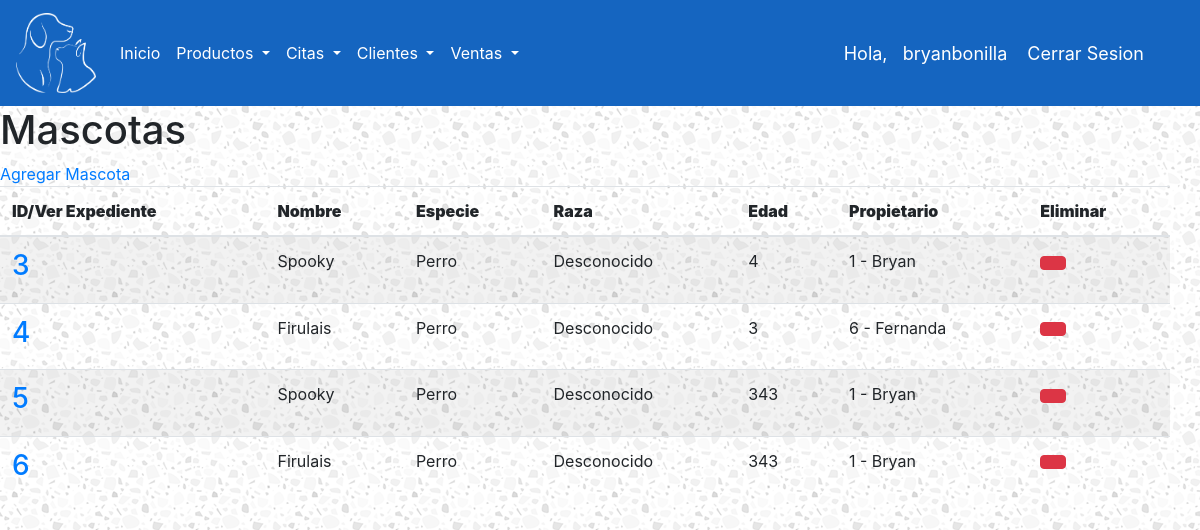
/mascota/ (signed in), run on the app's committed database.
### ControlDeVeterinaria/models.py (models this page shows, shortened)
class Account(AbstractBaseUser):
    ROLES = (
        ('ADMIN','ADMIN'),
        ('EMPLEADO','EMPLEADO'),
    )
    rol = models.CharField(max_length=30, choices=ROLES)
    username = models.CharField(max_length=50, unique=True)
    password = models.CharField(max_length=50)
    is_admin = models.BooleanField(default=False)
    is_staff = models.BooleanField(default=False)
    is_superuser = models.BooleanField(default=False)
    USERNAME_FIELD = 'username'
    REQUIRED_FIELDS = ['rol','password']
    objects = MyAccountManager()
    def __str__(self):
        return self.username

class Mascota(models.Model):
    nombreMascota = models.CharField(max_length=20)
    especie = models.CharField(max_length=20)
    raza = models.CharField(max_length=20)
    edad = models.IntegerField()
    propietario = models.ForeignKey(Propietario, on_delete=models.SET_NULL, null=True)

class Propietario(models.Model):
    nombrePropietario = models.CharField(max_length=30)
    telefonoMovil = models.CharField(max_length=10)
    telefonoCasa = models.CharField(max_length=10)
    correoElectronico = models.CharField(max_length=50)
    def __str__(self):
        return '%s - %s' % (self.id, self.nombrePropietario)

### ControlDeVeterinaria/views.py (the view)
# urls.py: path('mascota/', verMascota, name="ver-mascota"),
@login_required(login_url='login')
def verMascota(request):
    listaMascotas = Mascota.objects.all()
    context ={
        'listaMascotas':listaMascotas
    }
    return render(request, 'ControlDeVeterinaria/mascota.html', context)

### ControlDeVeterinaria/templates/ControlDeVeterinaria/mascota.html (shortened to what this page needs)
{% extends 'ControlDeVeterinaria/base.html' %}
{% load static %}
{% block content %}
<h1>Mascotas</h1>
<a href="{% url 'crear-mascota' %}"> Agregar Mascota </a>
<div class="row col-sm-12">
		<table id="dvData" class="table table-striped" >
			<thead>
				<tr>
					<th >
						<strong>ID/Ver Expediente</strong>
					</th>
					<th >
						<strong>Nombre</strong>
					</th>
					<th >
						<strong>Especie</strong>
					</th>
					<th >
						<strong>Raza</strong>
					</th>
					<th >
						<strong>Edad</strong>
					</th>
					<th >
						<strong>Propietario</strong>
					</th>
					<th >
						<strong>Eliminar</strong>
					</th>
				</tr>
			</thead>
			<tbody>
				{% for datos in listaMascotas %}
					<tr>
						<td ><h3><a href = "{% url 'expediente-mascota' datos.id %}" >{{ datos.id }}</a></h3></td>
						<td >{{ datos.nombreMascota }}</td>
						<td >{{ datos.especie }}</td>
						<td >{{ datos.raza }}</td>
						<td >{{ datos.edad }}</td>
						<td >{{ datos.propietario }}</td>
						<td >
							<a href="{% url 'borrar-mascota' datos.id %}" class="btn btn-default btn-danger"></a>
						</td>
					</tr>
				{% endfor %}
			</tbody>
		</table>
	</div>
{% endblock %}

### ControlDeVeterinaria/templates/ControlDeVeterinaria/base.html (shortened to what this page needs)
<!DOCTYPE html>
{% load static %}
<html>
<head>
	<link rel="stylesheet" href="https://cdn.jsdelivr.net/npm/bootstrap@4.5.3/dist/css/bootstrap.min.css">
<link rel="stylesheet" href="{% static "CDV/css/1.css" %}">
</head>
<body>
	<header>
		<nav class="navbar navbar-expand-lg">
      <a class="navbar-brand text-white" href="{% url 'index' %}" ><img src="{% static "CDV/images/Logo.png" %}" class="imglogo"></a>
      <div class="collapse navbar-collapse" id="navbarSupportedContent">
        <ul class="navbar-nav mr-auto">
          <li class="nav-item active">
            <a class="nav-link text-white" href={% url 'index' %} >Inicio <span class="sr-only">(current)</span></a>
          </li>
          <li class="nav-item dropdown">
            <a class="nav-link dropdown-toggle text-white" href="#" id="navbarDropdown" role="button" data-toggle="dropdown" aria-haspopup="true" aria-expanded="false">
              Productos
            </a>
          </li>
          <li class="nav-item dropdown">
            <a class="nav-link dropdown-toggle text-white" href="#" id="navbarDropdown" role="button" data-toggle="dropdown" aria-haspopup="true" aria-expanded="false">
              Citas
            </a>
          </li>
          <li class="nav-item dropdown">
            <a class="nav-link dropdown-toggle text-white" href="#" id="navbarDropdown" role="button" data-toggle="dropdown" aria-haspopup="true" aria-expanded="false">
              Clientes
            </a>
          </li>
          <li class="nav-item dropdown">
            <a class="nav-link dropdown-toggle text-white" href="#" id="navbarDropdown" role="button" data-toggle="dropdown" aria-haspopup="true" aria-expanded="false">
              Ventas
            </a>
          </li>
        </ul>
      </div>
      <span class = "hello-msg">Hola, &nbsp {{request.user}} </span>
      <span class = "hello-msg"><a href="{% url 'logout' %}">Cerrar Sesion</a></span>
    </nav>
	</header>
{% block content %}
{% endblock %}
</body>
</html>

### static/CDV/css/1.css (style rules this page uses)
html { font-family: 'Montserrat', sans-serif; }
nav { background-color: #1565c0 !important; color: white; }
.imglogo { width: 80px; height: 80px; }

### data on the page
Account: user "bryanbonilla"
Mascota: id "3", nombreMascota "Spooky", especie "Perro", raza "Desconocido", edad "4", propietario "1 - Bryan"
Mascota: id "4", nombreMascota "Firulais", especie "Perro", raza "Desconocido", edad "3", propietario "6 - Fernanda"
Mascota: id "5", nombreMascota "Spooky", especie "Perro", raza "Desconocido", edad "343", propietario "1 - Bryan"
Mascota: id "6", nombreMascota "Firulais", especie "Perro", raza "Desconocido", edad "343", propietario "1 - Bryan"
